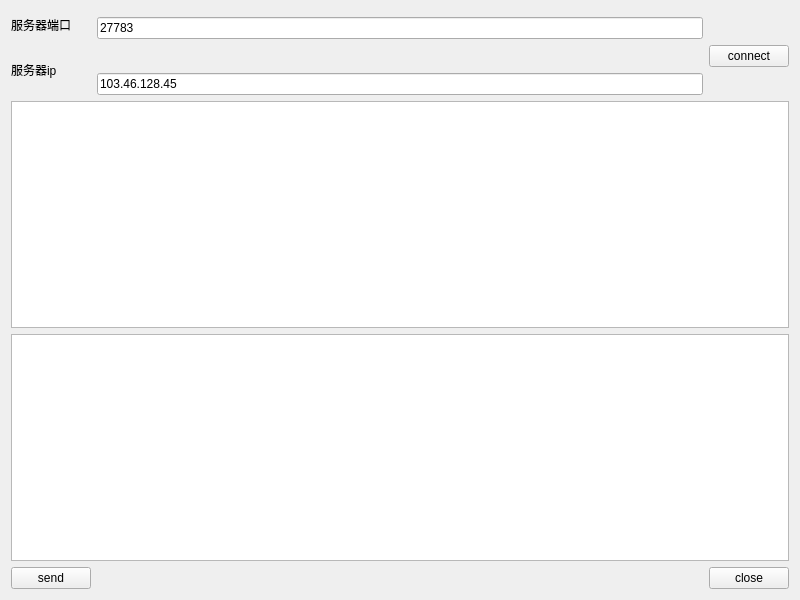
<?xml version="1.0" encoding="UTF-8"?>
<ui version="4.0">
 <class>myWidget</class>
 <widget class="QWidget" name="myWidget">
  <property name="geometry">
   <rect>
    <x>0</x>
    <y>0</y>
    <width>800</width>
    <height>600</height>
   </rect>
  </property>
  <property name="windowTitle">
   <string>myWidget</string>
  </property>
  <layout class="QGridLayout" name="gridLayout">
   <item row="0" column="0" rowspan="2" colspan="2">
    <widget class="QLabel" name="label">
     <property name="text">
      <string>服务器端口</string>
     </property>
    </widget>
   </item>
   <item row="1" column="1" colspan="2">
    <widget class="QLineEdit" name="lineEditPort">
     <property name="text">
      <string>27783</string>
     </property>
    </widget>
   </item>
   <item row="2" column="0" rowspan="2" colspan="2">
    <widget class="QLabel" name="label_2">
     <property name="text">
      <string>服务器ip</string>
     </property>
    </widget>
   </item>
   <item row="3" column="1" colspan="2">
    <widget class="QLineEdit" name="lineEditip">
     <property name="text">
      <string>103.46.128.45</string>
     </property>
    </widget>
   </item>
   <item row="4" column="0" colspan="4">
    <widget class="QTextEdit" name="textEditRead">
     <property name="readOnly">
      <bool>true</bool>
     </property>
    </widget>
   </item>
   <item row="5" column="0" colspan="4">
    <widget class="QTextEdit" name="textEditWrite"/>
   </item>
   <item row="6" column="0">
    <widget class="QPushButton" name="ButtonSend">
     <property name="text">
      <string>send</string>
     </property>
    </widget>
   </item>
   <item row="6" column="2">
    <spacer name="horizontalSpacer">
     <property name="orientation">
      <enum>Qt::Horizontal</enum>
     </property>
     <property name="sizeHint" stdset="0">
      <size>
       <width>575</width>
       <height>20</height>
      </size>
     </property>
    </spacer>
   </item>
   <item row="6" column="3">
    <widget class="QPushButton" name="ButtonClose">
     <property name="text">
      <string>close</string>
     </property>
    </widget>
   </item>
   <item row="2" column="3">
    <widget class="QPushButton" name="ButtonConnect">
     <property name="text">
      <string>connect</string>
     </property>
    </widget>
   </item>
  </layout>
 </widget>
 <resources/>
 <connections/>
</ui>
